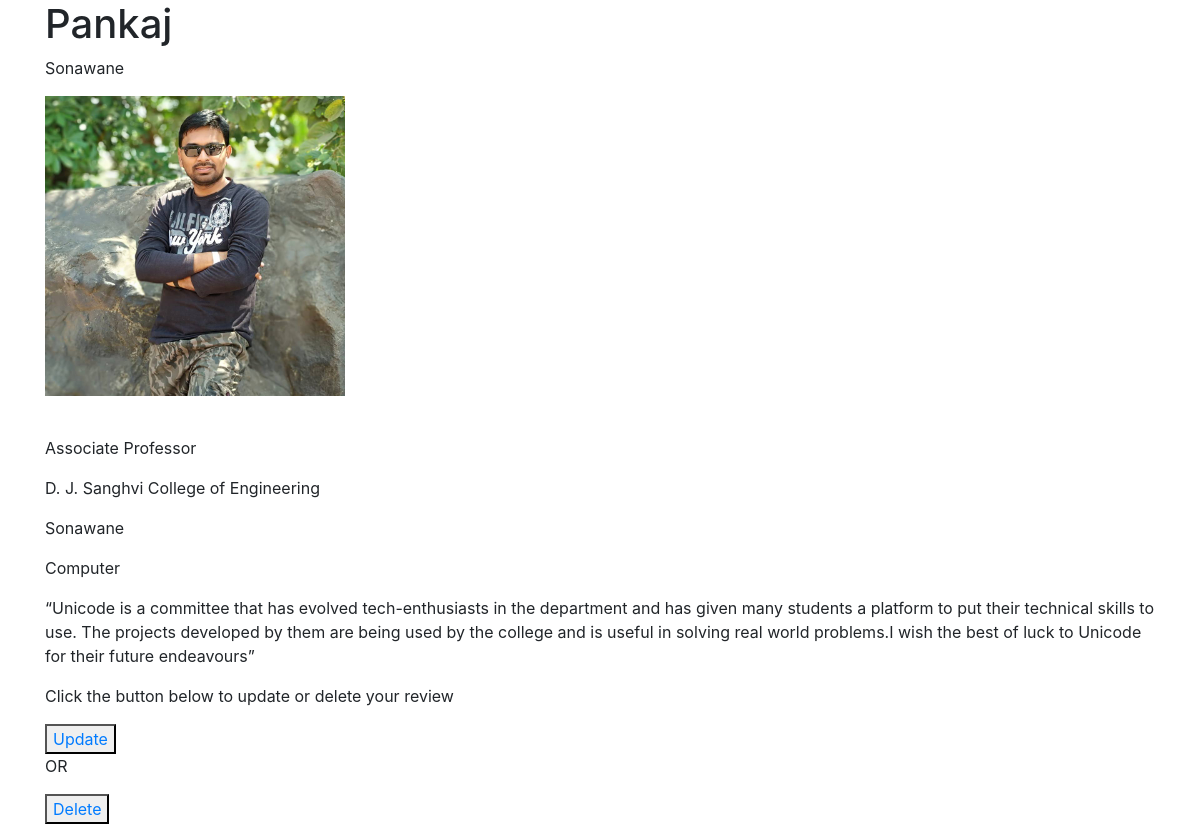
Page /postreview/4/ on the earlier database version.
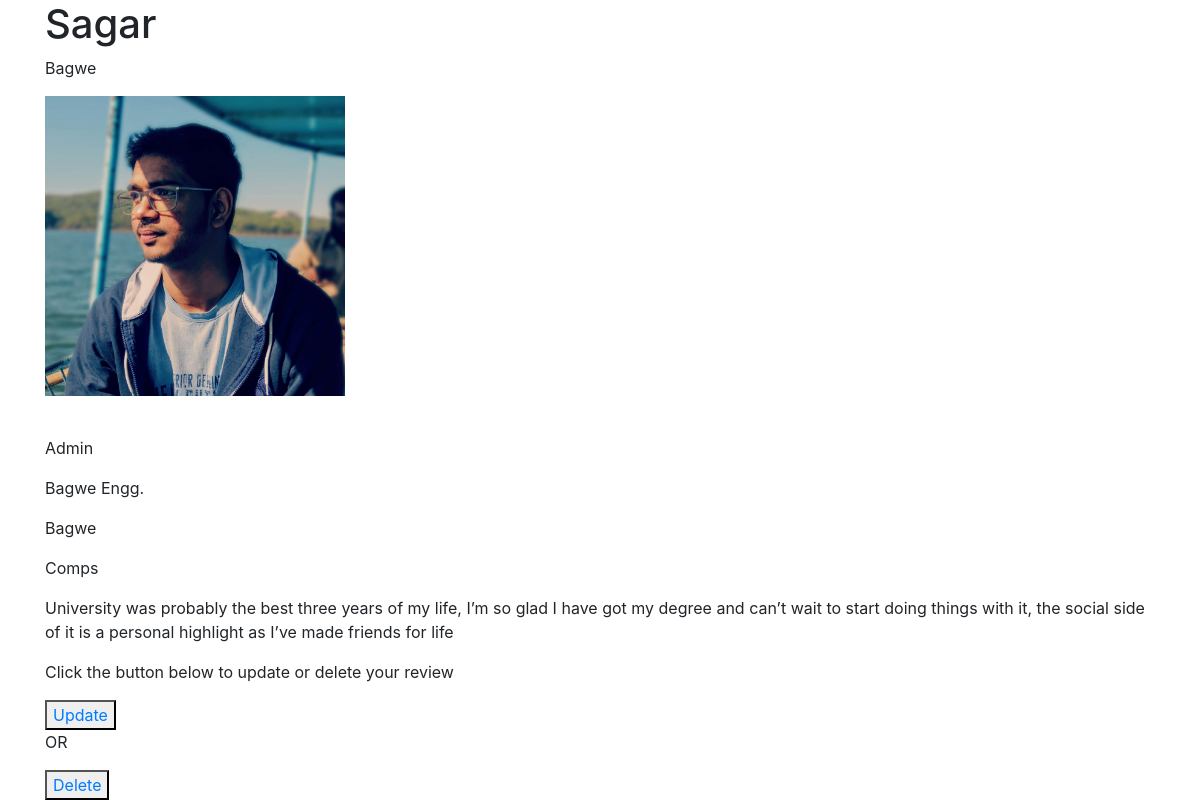
Same page on the later database version.
### postreview/models.py (models this page shows, shortened)
class Review(models.Model):
    first_name = models.CharField(max_length=255)
    last_name = models.CharField(max_length=255)
    photograph = models.ImageField(upload_to='postreview/%Y/%m/%d/', blank=True)
    designation = models.CharField(max_length=128)
    company = models.CharField(max_length=128)
    department = models.CharField(max_length=120)
    comments = models.TextField()

### postreview/views.py (the view)
# urls.py: path('<int:id>/', review_detail_view, name='product-detail'),
def review_detail_view(request, id):
    obj = get_object_or_404(Review, id=id)
    context = {
        "object": obj
    }
    return render(request, "postreview/review_detail.html", context)

### templates/postreview/review_detail.html
{% extends 'base.html' %}
{% block content %}
<h1>{{ object.first_name }}</h1>
<p>{{ object.last_name }}</p>
<p><img src="{{ object.photograph.url }}" width="300px" alt="broken" /></p> <br/>
<p>{{ object.designation }}</p>
<p>{{ object.company }}</p>
<p>{{ object.last_name }}</p>
<p>{{ object.department }}</p>
<p>{{ object.comments }}</p>
<p> Click the button below to update or delete your review</p>
  <button type="button" name="update"><a href=" {% url 'postreview:product-update' object.id %}"> Update</a></button>
    <p>OR</p>
  <button type="button" name="delete"><a href=" {% url 'postreview:product-delete' object.id %}"> Delete</a></button>
{% endblock %}

Differences in the rows shown:
changed Review: first_name "Pankaj" → "Sagar"; last_name "Sonawane" → "Bagwe"; photograph: a different picture; designation "Associate Professor" → "Admin"; company "D. J. Sanghvi College of Engineering" → "Bagwe Engg."; department "Computer" → "Comps"; comments "“Unicode is a committee that has evolved tech-enthusiasts in the department and has given many students a platform to put their technical skills to use. The projects developed by them are being used by the college and is useful in solving real world problems.I wish the best of luck to Unicode for their future endeavours”" → "University was probably the best three years of my life, I’m so glad I have got my degree and can’t wait to start doing things with it, the social side of it is a personal highlight as I’ve made friends for life"
